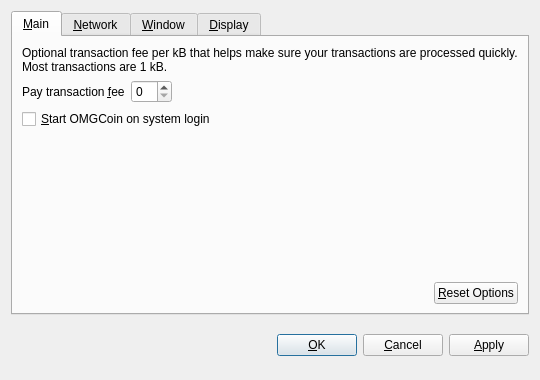
<?xml version="1.0" encoding="UTF-8"?>
<ui version="4.0">
 <class>OptionsDialog</class>
 <widget class="QDialog" name="OptionsDialog">
  <property name="geometry">
   <rect>
    <x>0</x>
    <y>0</y>
    <width>540</width>
    <height>380</height>
   </rect>
  </property>
  <property name="windowTitle">
   <string>Options</string>
  </property>
  <property name="modal">
   <bool>true</bool>
  </property>
  <layout class="QVBoxLayout" name="verticalLayout">
   <item>
    <widget class="QTabWidget" name="tabWidget">
     <property name="tabPosition">
      <enum>QTabWidget::North</enum>
     </property>
     <property name="currentIndex">
      <number>0</number>
     </property>
     <widget class="QWidget" name="tabMain">
      <attribute name="title">
       <string>&amp;Main</string>
      </attribute>
      <layout class="QVBoxLayout" name="verticalLayout_Main">
       <item>
        <widget class="QLabel" name="transactionFeeInfoLabel">
         <property name="text">
          <string>Optional transaction fee per kB that helps make sure your transactions are processed quickly. Most transactions are 1 kB.</string>
         </property>
         <property name="textFormat">
          <enum>Qt::PlainText</enum>
         </property>
         <property name="wordWrap">
          <bool>true</bool>
         </property>
        </widget>
       </item>
       <item>
        <layout class="QHBoxLayout" name="horizontalLayout_1_Main">
         <item>
          <widget class="QLabel" name="transactionFeeLabel">
           <property name="text">
            <string>Pay transaction &amp;fee</string>
           </property>
           <property name="textFormat">
            <enum>Qt::PlainText</enum>
           </property>
           <property name="buddy">
            <cstring>transactionFee</cstring>
           </property>
          </widget>
         </item>
         <item>
          <widget class="BitcoinAmountField" name="transactionFee"/>
         </item>
         <item>
          <spacer name="horizontalSpacer_1_Main">
           <property name="orientation">
            <enum>Qt::Horizontal</enum>
           </property>
           <property name="sizeHint" stdset="0">
            <size>
             <width>40</width>
             <height>20</height>
            </size>
           </property>
          </spacer>
         </item>
        </layout>
       </item>
       <item>
        <widget class="QCheckBox" name="bitcoinAtStartup">
         <property name="toolTip">
          <string>Automatically start OMGCoin after logging in to the system.</string>
         </property>
         <property name="text">
          <string>&amp;Start OMGCoin on system login</string>
         </property>
        </widget>
       </item>
       <item>
        <spacer name="verticalSpacer_Main">
         <property name="orientation">
          <enum>Qt::Vertical</enum>
         </property>
         <property name="sizeHint" stdset="0">
          <size>
           <width>20</width>
           <height>40</height>
          </size>
         </property>
        </spacer>
       </item>
       <item>
        <layout class="QHBoxLayout" name="horizontalLayout_2_Main">
         <item>
          <spacer name="horizontalSpacer_2_Main">
           <property name="orientation">
            <enum>Qt::Horizontal</enum>
           </property>
           <property name="sizeHint" stdset="0">
            <size>
             <width>40</width>
             <height>20</height>
            </size>
           </property>
          </spacer>
         </item>
         <item>
          <widget class="QPushButton" name="resetButton">
           <property name="toolTip">
            <string>Reset all client options to default.</string>
           </property>
           <property name="text">
            <string>&amp;Reset Options</string>
           </property>
           <property name="autoDefault">
            <bool>false</bool>
           </property>
          </widget>
         </item>
        </layout>
       </item>
      </layout>
     </widget>
     <widget class="QWidget" name="tabNetwork">
      <attribute name="title">
       <string>&amp;Network</string>
      </attribute>
      <layout class="QVBoxLayout" name="verticalLayout_Network">
       <item>
        <widget class="QCheckBox" name="mapPortUpnp">
         <property name="toolTip">
          <string>Automatically open the OMGCoin client port on the router. This only works when your router supports UPnP and it is enabled.</string>
         </property>
         <property name="text">
          <string>Map port using &amp;UPnP</string>
         </property>
        </widget>
       </item>
       <item>
        <widget class="QCheckBox" name="connectSocks">
         <property name="toolTip">
          <string>Connect to the OMGCoin network through a SOCKS proxy (e.g. when connecting through Tor).</string>
         </property>
         <property name="text">
          <string>&amp;Connect through SOCKS proxy:</string>
         </property>
        </widget>
       </item>
       <item>
        <layout class="QHBoxLayout" name="horizontalLayout_Network">
         <item>
          <widget class="QLabel" name="proxyIpLabel">
           <property name="text">
            <string>Proxy &amp;IP:</string>
           </property>
           <property name="textFormat">
            <enum>Qt::PlainText</enum>
           </property>
           <property name="buddy">
            <cstring>proxyIp</cstring>
           </property>
          </widget>
         </item>
         <item>
          <widget class="QValidatedLineEdit" name="proxyIp">
           <property name="maximumSize">
            <size>
             <width>140</width>
             <height>16777215</height>
            </size>
           </property>
           <property name="toolTip">
            <string>IP address of the proxy (e.g. 127.0.0.1)</string>
           </property>
          </widget>
         </item>
         <item>
          <widget class="QLabel" name="proxyPortLabel">
           <property name="text">
            <string>&amp;Port:</string>
           </property>
           <property name="textFormat">
            <enum>Qt::PlainText</enum>
           </property>
           <property name="buddy">
            <cstring>proxyPort</cstring>
           </property>
          </widget>
         </item>
         <item>
          <widget class="QLineEdit" name="proxyPort">
           <property name="maximumSize">
            <size>
             <width>55</width>
             <height>16777215</height>
            </size>
           </property>
           <property name="toolTip">
            <string>Port of the proxy (e.g. 9050)</string>
           </property>
          </widget>
         </item>
         <item>
          <widget class="QLabel" name="socksVersionLabel">
           <property name="text">
            <string>SOCKS &amp;Version:</string>
           </property>
           <property name="textFormat">
            <enum>Qt::PlainText</enum>
           </property>
           <property name="buddy">
            <cstring>socksVersion</cstring>
           </property>
          </widget>
         </item>
         <item>
          <widget class="QValueComboBox" name="socksVersion">
           <property name="toolTip">
            <string>SOCKS version of the proxy (e.g. 5)</string>
           </property>
          </widget>
         </item>
         <item>
          <spacer name="horizontalSpacer_Network">
           <property name="orientation">
            <enum>Qt::Horizontal</enum>
           </property>
           <property name="sizeHint" stdset="0">
            <size>
             <width>40</width>
             <height>20</height>
            </size>
           </property>
          </spacer>
         </item>
        </layout>
       </item>
       <item>
        <spacer name="verticalSpacer_Network">
         <property name="orientation">
          <enum>Qt::Vertical</enum>
         </property>
         <property name="sizeHint" stdset="0">
          <size>
           <width>20</width>
           <height>40</height>
          </size>
         </property>
        </spacer>
       </item>
      </layout>
     </widget>
     <widget class="QWidget" name="tabWindow">
      <attribute name="title">
       <string>&amp;Window</string>
      </attribute>
      <layout class="QVBoxLayout" name="verticalLayout_Window">
       <item>
        <widget class="QCheckBox" name="minimizeToTray">
         <property name="toolTip">
          <string>Show only a tray icon after minimizing the window.</string>
         </property>
         <property name="text">
          <string>&amp;Minimize to the tray instead of the taskbar</string>
         </property>
        </widget>
       </item>
       <item>
        <widget class="QCheckBox" name="minimizeOnClose">
         <property name="toolTip">
          <string>Minimize instead of exit the application when the window is closed. When this option is enabled, the application will be closed only after selecting Quit in the menu.</string>
         </property>
         <property name="text">
          <string>M&amp;inimize on close</string>
         </property>
        </widget>
       </item>
       <item>
        <spacer name="verticalSpacer_Window">
         <property name="orientation">
          <enum>Qt::Vertical</enum>
         </property>
         <property name="sizeHint" stdset="0">
          <size>
           <width>20</width>
           <height>40</height>
          </size>
         </property>
        </spacer>
       </item>
      </layout>
     </widget>
     <widget class="QWidget" name="tabDisplay">
      <attribute name="title">
       <string>&amp;Display</string>
      </attribute>
      <layout class="QVBoxLayout" name="verticalLayout_Display">
       <item>
        <layout class="QHBoxLayout" name="horizontalLayout_1_Display">
         <item>
          <widget class="QLabel" name="langLabel">
           <property name="text">
            <string>User Interface &amp;language:</string>
           </property>
           <property name="textFormat">
            <enum>Qt::PlainText</enum>
           </property>
           <property name="buddy">
            <cstring>lang</cstring>
           </property>
          </widget>
         </item>
         <item>
          <widget class="QValueComboBox" name="lang">
           <property name="toolTip">
            <string>The user interface language can be set here. This setting will take effect after restarting OMGCoin.</string>
           </property>
          </widget>
         </item>
        </layout>
       </item>
       <item>
        <layout class="QHBoxLayout" name="horizontalLayout_2_Display">
         <item>
          <widget class="QLabel" name="unitLabel">
           <property name="text">
            <string>&amp;Unit to show amounts in:</string>
           </property>
           <property name="textFormat">
            <enum>Qt::PlainText</enum>
           </property>
           <property name="buddy">
            <cstring>unit</cstring>
           </property>
          </widget>
         </item>
         <item>
          <widget class="QValueComboBox" name="unit">
           <property name="toolTip">
            <string>Choose the default subdivision unit to show in the interface and when sending coins.</string>
           </property>
          </widget>
         </item>
        </layout>
       </item>
       <item>
        <widget class="QCheckBox" name="displayAddresses">
         <property name="toolTip">
          <string>Whether to show OMGCoin addresses in the transaction list or not.</string>
         </property>
         <property name="text">
          <string>&amp;Display addresses in transaction list</string>
         </property>
        </widget>
       </item>
       <item>
        <spacer name="verticalSpacer_Display">
         <property name="orientation">
          <enum>Qt::Vertical</enum>
         </property>
         <property name="sizeHint" stdset="0">
          <size>
           <width>20</width>
           <height>40</height>
          </size>
         </property>
        </spacer>
       </item>
      </layout>
     </widget>
    </widget>
   </item>
   <item>
    <layout class="QHBoxLayout" name="horizontalLayout_Buttons">
     <item>
      <spacer name="horizontalSpacer_1">
       <property name="orientation">
        <enum>Qt::Horizontal</enum>
       </property>
       <property name="sizeHint" stdset="0">
        <size>
         <width>40</width>
         <height>48</height>
        </size>
       </property>
      </spacer>
     </item>
     <item>
      <widget class="QLabel" name="statusLabel">
       <property name="font">
        <font>
         <weight>75</weight>
         <bold>true</bold>
        </font>
       </property>
       <property name="text">
        <string/>
       </property>
       <property name="textFormat">
        <enum>Qt::PlainText</enum>
       </property>
       <property name="wordWrap">
        <bool>true</bool>
       </property>
      </widget>
     </item>
     <item>
      <spacer name="horizontalSpacer_2">
       <property name="orientation">
        <enum>Qt::Horizontal</enum>
       </property>
       <property name="sizeHint" stdset="0">
        <size>
         <width>40</width>
         <height>48</height>
        </size>
       </property>
      </spacer>
     </item>
     <item>
      <widget class="QPushButton" name="okButton">
       <property name="text">
        <string>&amp;OK</string>
       </property>
      </widget>
     </item>
     <item>
      <widget class="QPushButton" name="cancelButton">
       <property name="text">
        <string>&amp;Cancel</string>
       </property>
       <property name="autoDefault">
        <bool>false</bool>
       </property>
      </widget>
     </item>
     <item>
      <widget class="QPushButton" name="applyButton">
       <property name="text">
        <string>&amp;Apply</string>
       </property>
       <property name="autoDefault">
        <bool>false</bool>
       </property>
      </widget>
     </item>
    </layout>
   </item>
  </layout>
 </widget>
 <customwidgets>
  <customwidget>
   <class>BitcoinAmountField</class>
   <extends>QSpinBox</extends>
   <header>bitcoinamountfield.h</header>
  </customwidget>
  <customwidget>
   <class>QValueComboBox</class>
   <extends>QComboBox</extends>
   <header>qvaluecombobox.h</header>
  </customwidget>
  <customwidget>
   <class>QValidatedLineEdit</class>
   <extends>QLineEdit</extends>
   <header>qvalidatedlineedit.h</header>
  </customwidget>
 </customwidgets>
 <resources/>
 <connections/>
</ui>
